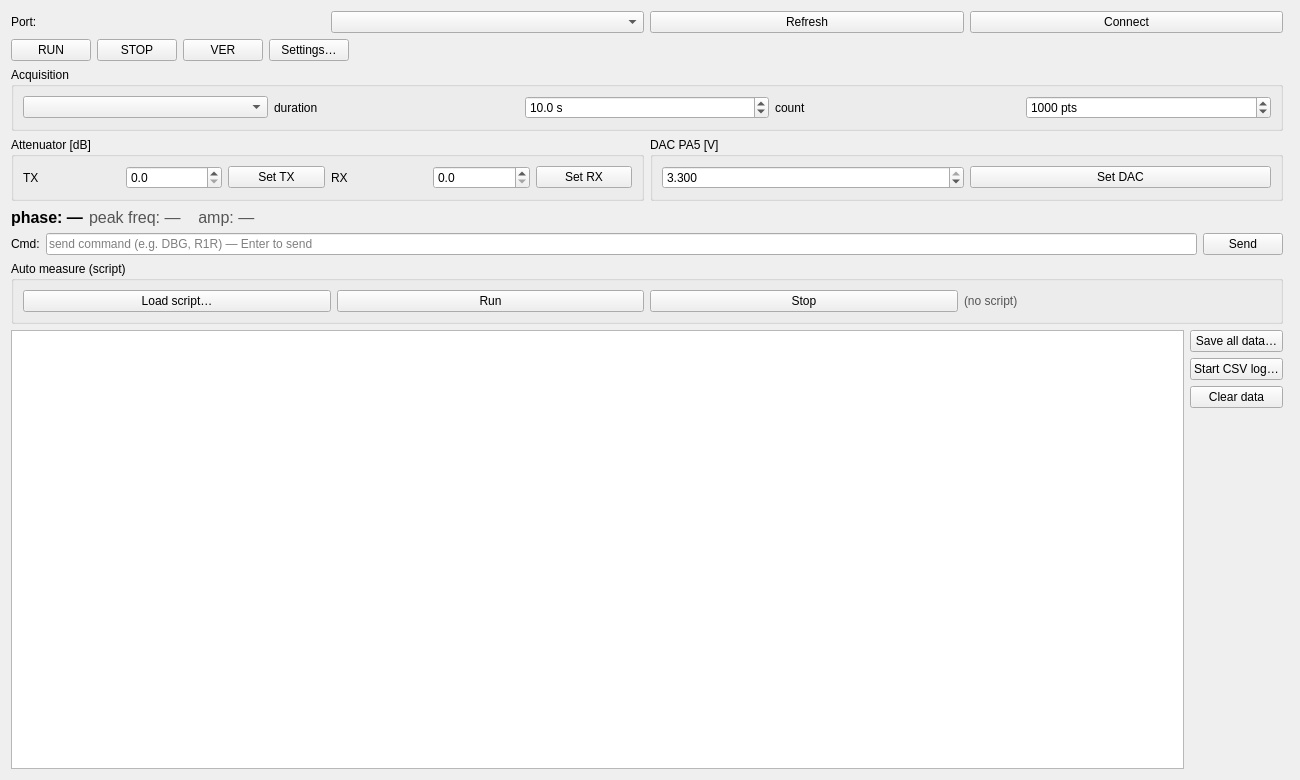
<?xml version="1.0" encoding="UTF-8"?>
<ui version="4.0">
 <class>MainWindow</class>
 <widget class="QWidget" name="MainWindow">
  <property name="geometry">
   <rect>
    <x>0</x>
    <y>0</y>
    <width>1300</width>
    <height>780</height>
   </rect>
  </property>
  <property name="windowTitle">
   <string>Phase Meter — 2ch phase difference</string>
  </property>
  <layout class="QHBoxLayout" name="rootLayout">
   <item>
    <layout class="QVBoxLayout" name="leftLayout">
     <item>
      <layout class="QHBoxLayout" name="connLayout">
       <item>
        <widget class="QLabel" name="portLabel">
         <property name="text">
          <string>Port:</string>
         </property>
        </widget>
       </item>
       <item>
        <widget class="QComboBox" name="portCombo">
         <property name="minimumWidth">
          <number>240</number>
         </property>
        </widget>
       </item>
       <item>
        <widget class="QPushButton" name="refreshButton">
         <property name="text">
          <string>Refresh</string>
         </property>
        </widget>
       </item>
       <item>
        <widget class="QPushButton" name="connectButton">
         <property name="text">
          <string>Connect</string>
         </property>
        </widget>
       </item>
      </layout>
     </item>
     <item>
      <layout class="QHBoxLayout" name="ctrlLayout">
       <item>
        <widget class="QPushButton" name="runButton">
         <property name="text">
          <string>RUN</string>
         </property>
        </widget>
       </item>
       <item>
        <widget class="QPushButton" name="stopButton">
         <property name="text">
          <string>STOP</string>
         </property>
        </widget>
       </item>
       <item>
        <widget class="QPushButton" name="verButton">
         <property name="text">
          <string>VER</string>
         </property>
        </widget>
       </item>
       <item>
        <widget class="QPushButton" name="settingsButton">
         <property name="text">
          <string>Settings…</string>
         </property>
        </widget>
       </item>
       <item>
        <spacer name="ctrlSpacer">
         <property name="orientation">
          <enum>Qt::Horizontal</enum>
         </property>
         <property name="sizeHint" stdset="0">
          <size>
           <width>40</width>
           <height>20</height>
          </size>
         </property>
        </spacer>
       </item>
      </layout>
     </item>
     <item>
      <widget class="QGroupBox" name="acqGroup">
       <property name="title">
        <string>Acquisition</string>
       </property>
       <layout class="QHBoxLayout" name="acqLayout">
        <item>
         <widget class="QComboBox" name="modeCombo"/>
        </item>
        <item>
         <widget class="QLabel" name="durationLabel">
          <property name="text">
           <string>duration</string>
          </property>
         </widget>
        </item>
        <item>
         <widget class="QDoubleSpinBox" name="durationSpin">
          <property name="suffix">
           <string> s</string>
          </property>
          <property name="decimals">
           <number>1</number>
          </property>
          <property name="minimum">
           <double>0.100000000000000</double>
          </property>
          <property name="maximum">
           <double>3600.000000000000000</double>
          </property>
          <property name="singleStep">
           <double>1.000000000000000</double>
          </property>
          <property name="value">
           <double>10.000000000000000</double>
          </property>
         </widget>
        </item>
        <item>
         <widget class="QLabel" name="countLabel">
          <property name="text">
           <string>count</string>
          </property>
         </widget>
        </item>
        <item>
         <widget class="QSpinBox" name="countSpin">
          <property name="suffix">
           <string> pts</string>
          </property>
          <property name="minimum">
           <number>1</number>
          </property>
          <property name="maximum">
           <number>10000000</number>
          </property>
          <property name="singleStep">
           <number>100</number>
          </property>
          <property name="value">
           <number>1000</number>
          </property>
          <property name="groupSeparatorShown">
           <bool>true</bool>
          </property>
         </widget>
        </item>
       </layout>
      </widget>
     </item>
     <item>
      <layout class="QHBoxLayout" name="attenDacRow">
       <item>
        <widget class="QGroupBox" name="attenGroup">
         <property name="title">
          <string>Attenuator [dB]</string>
         </property>
         <layout class="QHBoxLayout" name="attenLayout">
          <item>
           <widget class="QLabel" name="txLabel">
            <property name="text">
             <string>TX</string>
            </property>
           </widget>
          </item>
          <item>
           <widget class="QDoubleSpinBox" name="txSpin">
            <property name="decimals">
             <number>1</number>
            </property>
            <property name="maximum">
             <double>31.500000000000000</double>
            </property>
            <property name="singleStep">
             <double>0.500000000000000</double>
            </property>
           </widget>
          </item>
          <item>
           <widget class="QPushButton" name="txSetButton">
            <property name="text">
             <string>Set TX</string>
            </property>
           </widget>
          </item>
          <item>
           <widget class="QLabel" name="rxLabel">
            <property name="text">
             <string>RX</string>
            </property>
           </widget>
          </item>
          <item>
           <widget class="QDoubleSpinBox" name="rxSpin">
            <property name="decimals">
             <number>1</number>
            </property>
            <property name="maximum">
             <double>31.500000000000000</double>
            </property>
            <property name="singleStep">
             <double>0.500000000000000</double>
            </property>
           </widget>
          </item>
          <item>
           <widget class="QPushButton" name="rxSetButton">
            <property name="text">
             <string>Set RX</string>
            </property>
           </widget>
          </item>
         </layout>
        </widget>
       </item>
       <item>
        <widget class="QGroupBox" name="dacGroup">
         <property name="title">
          <string>DAC PA5 [V]</string>
         </property>
         <layout class="QHBoxLayout" name="dacLayout">
          <item>
           <widget class="QDoubleSpinBox" name="dacSpin">
            <property name="decimals">
             <number>3</number>
            </property>
            <property name="maximum">
             <double>3.300000000000000</double>
            </property>
            <property name="singleStep">
             <double>0.010000000000000</double>
            </property>
            <property name="value">
             <double>3.300000000000000</double>
            </property>
           </widget>
          </item>
          <item>
           <widget class="QPushButton" name="dacSetButton">
            <property name="text">
             <string>Set DAC</string>
            </property>
           </widget>
          </item>
         </layout>
        </widget>
       </item>
      </layout>
     </item>
     <item>
      <layout class="QHBoxLayout" name="valueFreqLayout">
       <item>
        <widget class="QLabel" name="valueLabel">
         <property name="styleSheet">
          <string notr="true">font-size: 16px; font-weight: 600;</string>
         </property>
         <property name="text">
          <string>phase: —</string>
         </property>
        </widget>
       </item>
       <item>
        <widget class="QLabel" name="freqLabel">
         <property name="styleSheet">
          <string notr="true">font-size: 16px; color: #555;</string>
         </property>
         <property name="text">
          <string>peak freq: —    amp: —</string>
         </property>
        </widget>
       </item>
       <item>
        <spacer name="valueFreqSpacer">
         <property name="orientation">
          <enum>Qt::Horizontal</enum>
         </property>
         <property name="sizeHint" stdset="0">
          <size>
           <width>40</width>
           <height>20</height>
          </size>
         </property>
        </spacer>
       </item>
      </layout>
     </item>
     <item>
      <layout class="QHBoxLayout" name="cmdLayout">
       <item>
        <widget class="QLabel" name="cmdLabel">
         <property name="text">
          <string>Cmd:</string>
         </property>
        </widget>
       </item>
       <item>
        <widget class="QLineEdit" name="cmdEdit">
         <property name="placeholderText">
          <string>send command (e.g. DBG, R1R) — Enter to send</string>
         </property>
        </widget>
       </item>
       <item>
        <widget class="QPushButton" name="sendButton">
         <property name="text">
          <string>Send</string>
         </property>
        </widget>
       </item>
      </layout>
     </item>
     <item>
      <widget class="QGroupBox" name="autoGroup">
       <property name="title">
        <string>Auto measure (script)</string>
       </property>
       <layout class="QHBoxLayout" name="autoLayout">
        <item>
         <widget class="QPushButton" name="loadScriptButton">
          <property name="text">
           <string>Load script…</string>
          </property>
         </widget>
        </item>
        <item>
         <widget class="QPushButton" name="runScriptButton">
          <property name="text">
           <string>Run</string>
          </property>
         </widget>
        </item>
        <item>
         <widget class="QPushButton" name="stopScriptButton">
          <property name="text">
           <string>Stop</string>
          </property>
         </widget>
        </item>
        <item>
         <widget class="QLabel" name="scriptLabel">
          <property name="text">
           <string>(no script)</string>
          </property>
          <property name="styleSheet">
           <string notr="true">color: #555;</string>
          </property>
         </widget>
        </item>
       </layout>
      </widget>
     </item>
     <item>
      <layout class="QHBoxLayout" name="bottomLayout">
       <item>
        <widget class="QPlainTextEdit" name="logEdit">
         <property name="maximumBlockCount">
          <number>500</number>
         </property>
         <property name="readOnly">
          <bool>true</bool>
         </property>
         <property name="minimumHeight">
          <number>120</number>
         </property>
         <property name="maximumWidth">
          <number>420</number>
         </property>
        </widget>
       </item>
       <item>
        <layout class="QVBoxLayout" name="bottomButtons">
         <item>
          <widget class="QPushButton" name="saveDataButton">
           <property name="text">
            <string>Save all data…</string>
           </property>
          </widget>
         </item>
         <item>
          <widget class="QPushButton" name="csvButton">
           <property name="text">
            <string>Start CSV log…</string>
           </property>
          </widget>
         </item>
         <item>
          <widget class="QPushButton" name="clearButton">
           <property name="text">
            <string>Clear data</string>
           </property>
          </widget>
         </item>
         <item>
          <spacer name="bottomButtonsSpacer">
           <property name="orientation">
            <enum>Qt::Vertical</enum>
           </property>
           <property name="sizeHint" stdset="0">
            <size>
             <width>20</width>
             <height>10</height>
            </size>
           </property>
          </spacer>
         </item>
        </layout>
       </item>
      </layout>
     </item>
    </layout>
   </item>
   <item>
    <layout class="QVBoxLayout" name="rightLayout">
     <item>
      <widget class="RollingPlot" name="phasePlot">
       <property name="minimumWidth">
        <number>420</number>
       </property>
       <property name="minimumHeight">
        <number>180</number>
       </property>
      </widget>
     </item>
     <item>
      <widget class="RollingPlot" name="ampPlot">
       <property name="minimumWidth">
        <number>420</number>
       </property>
       <property name="minimumHeight">
        <number>180</number>
       </property>
      </widget>
     </item>
     <item>
      <widget class="RollingPlot" name="tempPlot">
       <property name="minimumWidth">
        <number>420</number>
       </property>
       <property name="minimumHeight">
        <number>180</number>
       </property>
      </widget>
     </item>
    </layout>
   </item>
  </layout>
 </widget>
 <customwidgets>
  <customwidget>
   <class>RollingPlot</class>
   <extends>QWidget</extends>
   <header>plot_widget</header>
  </customwidget>
 </customwidgets>
 <resources/>
 <connections/>
</ui>
